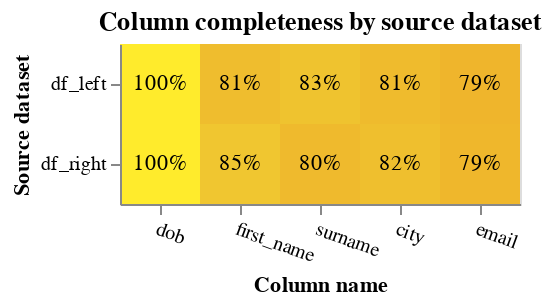

This figure's notebook cell:
### Code cell
linker.completeness_chart(cols=["first_name", "surname", "dob", "city", "email"])

### Figure 1 — Vega-Lite specification as saved in the notebook (floating-point values rounded to 4 significant figures)
{"config": {"view": {"continuousWidth": 400, "continuousHeight": 300}}, "layer": [{"mark": "rect", "encoding": {"color": {"field": "completeness", "legend": null, "scale": {"scheme": "darkred", "zero": true}, "type": "quantitative"}, "tooltip": [{"field": "source_dataset", "title": "Source dataset", "type": "nominal"}, {"field": "total_rows_inc_nulls", "format": ",", "title": "# of records", "type": "quantitative"}, {"field": "column_name", "title": "Column name", "type": "nominal"}, {"field": "total_null_rows", "format": ",", "title": "# of nulls", "type": "quantitative"}, {"field": "completeness", "format": ".1%", "type": "quantitative"}], "x": {"axis": {"labelAngle": 20}, "field": "column_name", "sort": {"field": "mean_comp", "order": "descending"}, "title": "Column name", "type": "nominal"}, "y": {"field": "source_dataset", "title": "Source dataset", "type": "nominal"}}, "title": "Column completeness by source dataset", "transform": [{"joinaggregate": [{"op": "mean", "field": "completeness", "as": "mean_comp"}], "groupby": ["column_name"]}]}, {"mark": {"type": "text"}, "encoding": {"color": {"condition": {"test": "datum['completeness'] < 0.5", "value": "white"}, "value": "black"}, "text": {"field": "completeness", "format": ".0%", "type": "quantitative"}, "x": {"axis": {"labelAngle": 0}, "field": "column_name", "sort": {"field": "mean_comp", "order": "descending"}, "type": "nominal"}, "y": {"field": "source_dataset", "type": "nominal"}}, "transform": [{"joinaggregate": [{"op": "mean", "field": "completeness", "as": "mean_comp"}], "groupby": ["column_name"]}]}], "data": {"name": "data-4e91c83854a7ed01c0226ceb43559fee"}, "height": {"step": 40}, "width": {"step": 40}, "$schema": "https://vega.github.io/schema/vega-lite/v5.9.3.json", "datasets": {"data-4e91c83854a7ed01c0226ceb43559fee": [{"source_dataset": "df_right", "column_name": "first_name", "total_null_rows": 76, "total_rows_inc_nulls": 500, "completeness": 0.848}, {"source_dataset": "df_left", "column_name": "first_name", "total_null_rows": 93, "total_rows_inc_nulls": 500, "completeness": 0.814}, {"source_dataset": "df_left", "column_name": "surname", "total_null_rows": 83, "total_rows_inc_nulls": 500, "completeness": 0.834}, {"source_dataset": "df_right", "column_name": "surname", "total_null_rows": 98, "total_rows_inc_nulls": 500, "completeness": 0.804}, {"source_dataset": "df_left", "column_name": "dob", "total_null_rows": 0, "total_rows_inc_nulls": 500, "completeness": 1.0}, {"source_dataset": "df_right", "column_name": "dob", "total_null_rows": 0, "total_rows_inc_nulls": 500, "completeness": 1.0}, {"source_dataset": "df_left", "column_name": "city", "total_null_rows": 97, "total_rows_inc_nulls": 500, "completeness": 0.806}, {"source_dataset": "df_right", "column_name": "city", "total_null_rows": 90, "total_rows_inc_nulls": 500, "completeness": 0.82}, {"source_dataset": "df_right", "column_name": "email", "total_null_rows": 104, "total_rows_inc_nulls": 500, "completeness": 0.792}, {"source_dataset": "df_left", "column_name": "email", "total_null_rows": 107, "total_rows_inc_nulls": 500, "completeness": 0.786}]}}
